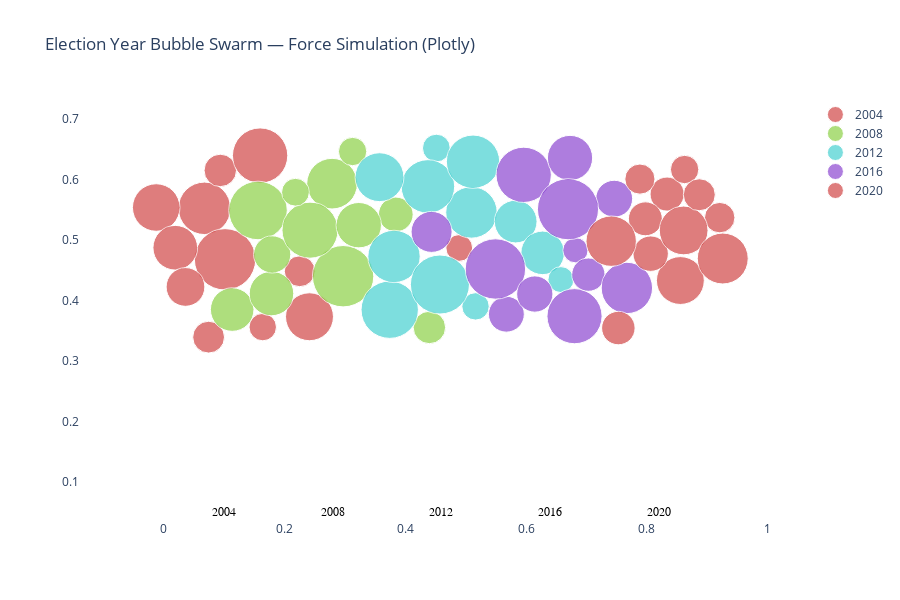

Notebook code for this chart:
### Code cell
import numpy as np
import random
import math
import plotly.graph_objects as go

# --- Node class ---
class Node:
    def __init__(self, x, y, r, year):
        self.x = x
        self.y = y
        self.vx = 0
        self.vy = 0
        self.r = r
        self.year = year

def jiggle():
    return (random.random() - 0.5) * 1e-6

def force_collide(nodes, iterations=1, strength=1.0):
    n = len(nodes)
    for _ in range(iterations):
        for i in range(n):
            a = nodes[i]
            for j in range(i + 1, n):
                b = nodes[j]
                dx = (a.x + a.vx) - (b.x + b.vx)
                dy = (a.y + a.vy) - (b.y + b.vy)
                if dx == 0 and dy == 0:
                    dx = jiggle()
                    dy = jiggle()
                dist2 = dx * dx + dy * dy
                r = a.r + b.r
                if dist2 < r * r:
                    dist = math.sqrt(dist2)
                    if dist == 0:
                        dist = r - 1e-6
                    overlap = (r - dist) / dist * strength
                    dx *= overlap
                    dy *= overlap
                    w_a = b.r * b.r / (a.r * a.r + b.r * b.r)
                    w_b = 1 - w_a
                    a.vx += dx * w_a
                    a.vy += dy * w_a
                    b.vx -= dx * w_b
                    b.vy -= dy * w_b

    # Apply velocities
    for node in nodes:
        node.x += node.vx
        node.y += node.vy
        node.vx *= 0.8
        node.vy *= 0.8


# --- Setup: one column per election year ---
years = list(range(2004, 2024, 4))
targets = {year: (0.1 + i * 0.18, 0.5) for i, year in enumerate(years)}

# --- Generate example nodes ---
np.random.seed(42)
nodes = []
for year in years:
    for _ in range(12):
        x = np.random.rand()
        y = np.random.rand()
        r = np.random.uniform(0.02, 0.05)
        nodes.append(Node(x, y, r, year))

# --- Run simulation ---
for step in range(300):
    for node in nodes:
        cx, cy = targets[node.year]
        node.vx += (cx - node.x) * 0.02
        node.vy += (cy - node.y) * 0.02
    force_collide(nodes, iterations=10, strength=0.7)

# --- Convert to DataFrame-like structure for Plotly ---
data = {
    "x": [n.x for n in nodes],
    "y": [n.y for n in nodes],
    "r": [n.r * 100 for n in nodes],  # scale radius for Plotly
    "year": [n.year for n in nodes]
}

# --- Plot with Plotly ---
fig = go.Figure()

colors = np.linspace(0, 1, len(years))
color_map = {year: f"hsl({int(360 * c)}, 60%, 55%)" for year, c in zip(years, colors)}

# Scale factor for marker pixels (experiment)
marker_scale = 1250  # increase until circles visibly overlap

for year in years:
    x = [n.x for n in nodes if n.year == year]
    y = [n.y for n in nodes if n.year == year]
    r = [n.r * marker_scale for n in nodes if n.year == year]
    fig.add_trace(go.Scatter(
        x=x,
        y=y,
        mode="markers",
        marker=dict(
            size=r,
            color=color_map[year],
            opacity=0.7,
            line=dict(width=1, color="white"),
            sizemode="diameter"
        ),
        name=str(year),
        hovertemplate="<b>Year:</b> %{text}<br>X: %{x:.2f}<br>Y: %{y:.2f}<extra></extra>",
        text=[year] * len(x)
    ))


# Add year labels
for year in years:
    cx, cy = targets[year]
    fig.add_annotation(
        x=cx,
        y=0.05,
        text=str(year),
        showarrow=False,
        font=dict(size=12, color="black", family="Arial Black"),
        yanchor="middle"
    )

# --- Layout ---
fig.update_layout(
    title="Election Year Bubble Swarm — Force Simulation (Plotly)",
    xaxis=dict(showgrid=False, zeroline=False),
    yaxis=dict(showgrid=False, zeroline=False),
    plot_bgcolor="white",
    width=900,
    height=600,
    showlegend=True
)
fig.update_yaxes(scaleanchor="x", scaleratio=1)

fig.show()

### Figure 1 — Plotly figure (JSON) as saved in the notebook; plotly's stock layout.template omitted (floating-point values rounded to 4 significant figures)
{"data": [{"hovertemplate": "<b>Year:</b> %{text}<br>X: %{x:.2f}<br>Y: %{y:.2f}<extra></extra>", "marker": {"color": "hsl(0, 60%, 55%)", "line": {"color": "white", "width": 1}, "opacity": 0.7, "size": [52.45, 30.85, 47.54, 61.37, 31.82, 44.68, 47.94, 38.74, 32.49, 26.74, 27.44, 55.31], "sizemode": "diameter"}, "mode": "markers", "name": "2004", "text": ["2004", "2004", "2004", "2004", "2004", "2004", "2004", "2004", "2004", "2004", "2004", "2004"], "type": "scatter", "x": [0.06776, 0.2254, -0.01211, 0.1018, 0.0746, 0.01942, 0.2416, 0.03632, 0.09394, 0.4894, 0.1642, 0.1598], "y": [0.5526, 0.4485, 0.554, 0.4682, 0.3394, 0.4874, 0.3732, 0.4225, 0.6153, 0.487, 0.356, 0.6399]}, {"hovertemplate": "<b>Year:</b> %{text}<br>X: %{x:.2f}<br>Y: %{y:.2f}<extra></extra>", "marker": {"color": "hsl(90, 60%, 55%)", "line": {"color": "white", "width": 1}, "opacity": 0.7, "size": [50.66, 43.57, 34.7, 44.5, 61.36, 58.56, 28.32, 37.2, 56.08, 45.35, 27.8, 32.45], "sizemode": "diameter"}, "mode": "markers", "name": "2008", "text": ["2008", "2008", "2008", "2008", "2008", "2008", "2008", "2008", "2008", "2008", "2008", "2008"], "type": "scatter", "x": [0.2789, 0.1136, 0.3844, 0.1787, 0.2972, 0.1563, 0.3129, 0.1798, 0.2424, 0.3231, 0.2183, 0.44], "y": [0.5934, 0.3851, 0.5425, 0.4116, 0.4402, 0.5491, 0.6466, 0.4763, 0.5164, 0.5247, 0.5792, 0.3555]}, {"hovertemplate": "<b>Year:</b> %{text}<br>X: %{x:.2f}<br>Y: %{y:.2f}<extra></extra>", "marker": {"color": "hsl(180, 60%, 55%)", "line": {"color": "white", "width": 1}, "opacity": 0.7, "size": [51.51, 27.78, 57.37, 27.38, 52.36, 42.71, 53.53, 43.52, 25.95, 48.87, 59.03, 53.33], "sizemode": "diameter"}, "mode": "markers", "name": "2012", "text": ["2012", "2012", "2012", "2012", "2012", "2012", "2012", "2012", "2012", "2012", "2012", "2012"], "type": "scatter", "x": [0.5097, 0.4515, 0.3743, 0.5164, 0.3815, 0.5829, 0.4376, 0.6275, 0.6577, 0.3574, 0.4574, 0.5123], "y": [0.5458, 0.6523, 0.3848, 0.3903, 0.473, 0.5307, 0.5888, 0.4789, 0.4347, 0.6042, 0.4265, 0.6297]}, {"hovertemplate": "<b>Year:</b> %{text}<br>X: %{x:.2f}<br>Y: %{y:.2f}<extra></extra>", "marker": {"color": "hsl(270, 60%, 55%)", "line": {"color": "white", "width": 1}, "opacity": 0.7, "size": [35.87, 55.3, 55.14, 45.23, 36.93, 41.02, 25.26, 33.33, 60.36, 51.36, 61.09, 36.28], "sizemode": "diameter"}, "mode": "markers", "name": "2016", "text": ["2016", "2016", "2016", "2016", "2016", "2016", "2016", "2016", "2016", "2016", "2016", "2016"], "type": "scatter", "x": [0.5674, 0.5961, 0.6802, 0.6728, 0.7458, 0.4436, 0.6818, 0.7032, 0.5493, 0.7669, 0.6694, 0.6145], "y": [0.3774, 0.608, 0.3741, 0.6359, 0.5685, 0.5136, 0.4833, 0.4429, 0.4522, 0.4208, 0.5511, 0.4108]}, {"hovertemplate": "<b>Year:</b> %{text}<br>X: %{x:.2f}<br>Y: %{y:.2f}<extra></extra>", "marker": {"color": "hsl(360, 60%, 55%)", "line": {"color": "white", "width": 1}, "opacity": 0.7, "size": [47.86, 35.45, 30.43, 34.08, 33.91, 48.71, 28.39, 31.99, 50.41, 33.49, 50.91, 30.16], "sizemode": "diameter"}, "mode": "markers", "name": "2020", "text": ["2020", "2020", "2020", "2020", "2020", "2020", "2020", "2020", "2020", "2020", "2020", "2020"], "type": "scatter", "x": [0.8554, 0.8062, 0.9205, 0.8334, 0.7975, 0.8609, 0.8625, 0.8867, 0.7409, 0.7528, 0.9256, 0.7885], "y": [0.4331, 0.4776, 0.5372, 0.5762, 0.5353, 0.516, 0.6168, 0.5751, 0.4983, 0.3545, 0.4695, 0.601]}], "layout": {"annotations": [{"font": {"color": "black", "family": "Arial Black", "size": 12}, "showarrow": false, "text": "2004", "x": 0.1, "y": 0.05, "yanchor": "middle"}, {"font": {"color": "black", "family": "Arial Black", "size": 12}, "showarrow": false, "text": "2008", "x": 0.28, "y": 0.05, "yanchor": "middle"}, {"font": {"color": "black", "family": "Arial Black", "size": 12}, "showarrow": false, "text": "2012", "x": 0.46, "y": 0.05, "yanchor": "middle"}, {"font": {"color": "black", "family": "Arial Black", "size": 12}, "showarrow": false, "text": "2016", "x": 0.64, "y": 0.05, "yanchor": "middle"}, {"font": {"color": "black", "family": "Arial Black", "size": 12}, "showarrow": false, "text": "2020", "x": 0.82, "y": 0.05, "yanchor": "middle"}], "height": 600, "plot_bgcolor": "white", "showlegend": true, "title": {"text": "Election Year Bubble Swarm — Force Simulation (Plotly)"}, "width": 900, "xaxis": {"showgrid": false, "zeroline": false}, "yaxis": {"scaleanchor": "x", "scaleratio": 1, "showgrid": false, "zeroline": false}}}
